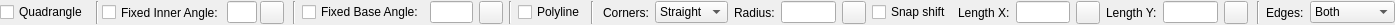
<?xml version="1.0" encoding="UTF-8"?>
<ui version="4.0">
 <class>LC_Rectangle3PointsOptions</class>
 <widget class="QWidget" name="LC_Rectangle3PointsOptions">
  <property name="geometry">
   <rect>
    <x>0</x>
    <y>0</y>
    <width>1395</width>
    <height>24</height>
   </rect>
  </property>
  <property name="windowTitle">
   <string>Form</string>
  </property>
  <layout class="QGridLayout" name="gridLayout">
   <property name="leftMargin">
    <number>0</number>
   </property>
   <property name="topMargin">
    <number>1</number>
   </property>
   <property name="rightMargin">
    <number>0</number>
   </property>
   <property name="bottomMargin">
    <number>1</number>
   </property>
   <item row="1" column="8">
    <widget class="QCheckBox" name="cbPolyline">
     <property name="toolTip">
      <string>If checked, the shape will be created as polyline. </string>
     </property>
     <property name="text">
      <string>Polyline</string>
     </property>
    </widget>
   </item>
   <item row="1" column="9">
    <widget class="Line" name="line_2">
     <property name="orientation">
      <enum>Qt::Vertical</enum>
     </property>
    </widget>
   </item>
   <item row="1" column="11">
    <widget class="Line" name="line_5">
     <property name="orientation">
      <enum>Qt::Vertical</enum>
     </property>
    </widget>
   </item>
   <item row="1" column="1">
    <widget class="QFrame" name="frmQuad">
     <property name="frameShape">
      <enum>QFrame::NoFrame</enum>
     </property>
     <property name="frameShadow">
      <enum>QFrame::Raised</enum>
     </property>
     <layout class="QGridLayout" name="gridLayout_3">
      <property name="leftMargin">
       <number>2</number>
      </property>
      <property name="topMargin">
       <number>0</number>
      </property>
      <property name="rightMargin">
       <number>3</number>
      </property>
      <property name="bottomMargin">
       <number>0</number>
      </property>
      <property name="horizontalSpacing">
       <number>3</number>
      </property>
      <item row="0" column="2">
       <widget class="QCheckBox" name="cbFixedInnerAngle">
        <property name="sizePolicy">
         <sizepolicy hsizetype="Preferred" vsizetype="Preferred">
          <horstretch>0</horstretch>
          <verstretch>0</verstretch>
         </sizepolicy>
        </property>
        <property name="toolTip">
         <string>If checked, inner angle of quadrangle will be fixed to specified value.</string>
        </property>
        <property name="text">
         <string>Fixed Inner Angle:</string>
        </property>
       </widget>
      </item>
      <item row="0" column="1">
       <widget class="Line" name="line_3">
        <property name="orientation">
         <enum>Qt::Vertical</enum>
        </property>
       </widget>
      </item>
      <item row="0" column="3">
       <widget class="QLineEdit" name="leInnerAngle">
        <property name="sizePolicy">
         <sizepolicy hsizetype="Preferred" vsizetype="Fixed">
          <horstretch>0</horstretch>
          <verstretch>0</verstretch>
         </sizepolicy>
        </property>
        <property name="minimumSize">
         <size>
          <width>30</width>
          <height>0</height>
         </size>
        </property>
        <property name="maximumSize">
         <size>
          <width>40</width>
          <height>16777215</height>
         </size>
        </property>
        <property name="toolTip">
         <string>Inner angle of quadrangle.</string>
        </property>
       </widget>
      </item>
      <item row="0" column="4">
       <widget class="QToolButton" name="tbPickAngleInner">
        <property name="toolTip">
         <string>Pick inner angle of quadrangle from drawing.</string>
        </property>
        <property name="text">
         <string/>
        </property>
        <property name="icon">
         <iconset resource="../../../../res/icons/icons.qrc">
          <normaloff>:/icons/interactive_pick_angle.lci</normaloff>:/icons/interactive_pick_angle.lci</iconset>
        </property>
       </widget>
      </item>
     </layout>
    </widget>
   </item>
   <item row="1" column="7">
    <widget class="Line" name="line_4">
     <property name="orientation">
      <enum>Qt::Vertical</enum>
     </property>
    </widget>
   </item>
   <item row="1" column="12">
    <widget class="QLabel" name="lblEdges">
     <property name="text">
      <string>Edges:</string>
     </property>
    </widget>
   </item>
   <item row="1" column="4">
    <widget class="QCheckBox" name="chkFixedBaseAngle">
     <property name="toolTip">
      <string>If checked, rectangle will be rotated to specified base angle.  Otherwise, base angle will be defined by angle between first and second points of rectangle.</string>
     </property>
     <property name="text">
      <string>Fixed Base Angle:</string>
     </property>
    </widget>
   </item>
   <item row="1" column="5">
    <widget class="QLineEdit" name="leAngle">
     <property name="sizePolicy">
      <sizepolicy hsizetype="Preferred" vsizetype="Fixed">
       <horstretch>0</horstretch>
       <verstretch>0</verstretch>
      </sizepolicy>
     </property>
     <property name="minimumSize">
      <size>
       <width>30</width>
       <height>0</height>
      </size>
     </property>
     <property name="maximumSize">
      <size>
       <width>60</width>
       <height>16777215</height>
      </size>
     </property>
     <property name="toolTip">
      <string>Base angle of rectangle. </string>
     </property>
    </widget>
   </item>
   <item row="1" column="0">
    <widget class="QCheckBox" name="cbQuadrangle">
     <property name="toolTip">
      <string>If checked, quadrangle will be created instead of rectangle.</string>
     </property>
     <property name="text">
      <string>Quadrangle</string>
     </property>
    </widget>
   </item>
   <item row="1" column="3">
    <widget class="Line" name="line">
     <property name="orientation">
      <enum>Qt::Vertical</enum>
     </property>
    </widget>
   </item>
   <item row="1" column="14">
    <spacer name="horizontalSpacer">
     <property name="orientation">
      <enum>Qt::Horizontal</enum>
     </property>
     <property name="sizeType">
      <enum>QSizePolicy::Expanding</enum>
     </property>
     <property name="sizeHint" stdset="0">
      <size>
       <width>0</width>
       <height>20</height>
      </size>
     </property>
    </spacer>
   </item>
   <item row="1" column="10">
    <widget class="QFrame" name="frmRectSettings">
     <property name="frameShape">
      <enum>QFrame::NoFrame</enum>
     </property>
     <property name="frameShadow">
      <enum>QFrame::Raised</enum>
     </property>
     <layout class="QGridLayout" name="gridLayout_2">
      <property name="leftMargin">
       <number>3</number>
      </property>
      <property name="topMargin">
       <number>0</number>
      </property>
      <property name="rightMargin">
       <number>3</number>
      </property>
      <property name="bottomMargin">
       <number>0</number>
      </property>
      <item row="0" column="5">
       <widget class="QCheckBox" name="cbSnapRadiusCenter">
        <property name="toolTip">
         <string>If checked, specifies that snap points should be shifted by radius of corners.</string>
        </property>
        <property name="text">
         <string>Snap shift</string>
        </property>
       </widget>
      </item>
      <item row="0" column="9">
       <widget class="QLabel" name="lblLenY">
        <property name="text">
         <string>Length Y:</string>
        </property>
       </widget>
      </item>
      <item row="0" column="2">
       <widget class="QLabel" name="lblRadius">
        <property name="text">
         <string>Radius:</string>
        </property>
       </widget>
      </item>
      <item row="0" column="7">
       <widget class="QLineEdit" name="leX">
        <property name="sizePolicy">
         <sizepolicy hsizetype="Preferred" vsizetype="Fixed">
          <horstretch>0</horstretch>
          <verstretch>0</verstretch>
         </sizepolicy>
        </property>
        <property name="minimumSize">
         <size>
          <width>30</width>
          <height>0</height>
         </size>
        </property>
        <property name="maximumSize">
         <size>
          <width>60</width>
          <height>16777215</height>
         </size>
        </property>
        <property name="toolTip">
         <string>Length of bevel in X direction.</string>
        </property>
       </widget>
      </item>
      <item row="0" column="10">
       <widget class="QLineEdit" name="leLenY">
        <property name="sizePolicy">
         <sizepolicy hsizetype="Preferred" vsizetype="Fixed">
          <horstretch>0</horstretch>
          <verstretch>0</verstretch>
         </sizepolicy>
        </property>
        <property name="minimumSize">
         <size>
          <width>30</width>
          <height>0</height>
         </size>
        </property>
        <property name="maximumSize">
         <size>
          <width>60</width>
          <height>16777215</height>
         </size>
        </property>
        <property name="toolTip">
         <string>Length of bevel in Y direction. </string>
        </property>
       </widget>
      </item>
      <item row="0" column="6">
       <widget class="QLabel" name="lblX">
        <property name="text">
         <string>Length X:</string>
        </property>
       </widget>
      </item>
      <item row="0" column="3">
       <widget class="QLineEdit" name="leRadius">
        <property name="sizePolicy">
         <sizepolicy hsizetype="Preferred" vsizetype="Fixed">
          <horstretch>0</horstretch>
          <verstretch>0</verstretch>
         </sizepolicy>
        </property>
        <property name="minimumSize">
         <size>
          <width>30</width>
          <height>0</height>
         </size>
        </property>
        <property name="maximumSize">
         <size>
          <width>60</width>
          <height>16777215</height>
         </size>
        </property>
        <property name="toolTip">
         <string>Radius of rounded corners.</string>
        </property>
       </widget>
      </item>
      <item row="0" column="4">
       <widget class="QToolButton" name="tbPickRadius">
        <property name="toolTip">
         <string>Pick radius of rounded corners from drawing.</string>
        </property>
        <property name="text">
         <string/>
        </property>
        <property name="icon">
         <iconset resource="../../../../res/icons/icons.qrc">
          <normaloff>:/icons/interactive_pick_distance.lci</normaloff>:/icons/interactive_pick_distance.lci</iconset>
        </property>
       </widget>
      </item>
      <item row="0" column="1">
       <widget class="QComboBox" name="cbCorners">
        <property name="toolTip">
         <string>Defines how corners should be drawn for rectangle. </string>
        </property>
        <item>
         <property name="text">
          <string>Straight</string>
         </property>
        </item>
        <item>
         <property name="text">
          <string>Round</string>
         </property>
        </item>
        <item>
         <property name="text">
          <string>Bevel</string>
         </property>
        </item>
       </widget>
      </item>
      <item row="0" column="0">
       <widget class="QLabel" name="label">
        <property name="text">
         <string>Corners:</string>
        </property>
       </widget>
      </item>
      <item row="0" column="8">
       <widget class="QToolButton" name="tbPickLengthX">
        <property name="toolTip">
         <string>Pick length of bevel in X direction from drawing.</string>
        </property>
        <property name="text">
         <string/>
        </property>
        <property name="icon">
         <iconset resource="../../../../res/icons/icons.qrc">
          <normaloff>:/icons/interactive_pick_distance.lci</normaloff>:/icons/interactive_pick_distance.lci</iconset>
        </property>
       </widget>
      </item>
      <item row="0" column="11">
       <widget class="QToolButton" name="tbPickLengthY">
        <property name="toolTip">
         <string>Pick length of bevel in Y direction from drawing.</string>
        </property>
        <property name="text">
         <string/>
        </property>
        <property name="icon">
         <iconset resource="../../../../res/icons/icons.qrc">
          <normaloff>:/icons/interactive_pick_distance.lci</normaloff>:/icons/interactive_pick_distance.lci</iconset>
        </property>
       </widget>
      </item>
     </layout>
    </widget>
   </item>
   <item row="1" column="13">
    <widget class="QComboBox" name="cbEdges">
     <property name="toolTip">
      <string>Defines which edges of rectangle should be drawn (so it is possible to create just two parallel lines instead of rectangle)</string>
     </property>
     <item>
      <property name="text">
       <string>Both</string>
      </property>
     </item>
     <item>
      <property name="text">
       <string>Vertical</string>
      </property>
     </item>
     <item>
      <property name="text">
       <string>Horizontal</string>
      </property>
     </item>
    </widget>
   </item>
   <item row="1" column="6">
    <widget class="QToolButton" name="tbPickAngleBase">
     <property name="toolTip">
      <string>Pick base angle of rectangle from drawing</string>
     </property>
     <property name="text">
      <string/>
     </property>
     <property name="icon">
      <iconset resource="../../../../res/icons/icons.qrc">
       <normaloff>:/icons/interactive_pick_angle.lci</normaloff>:/icons/interactive_pick_angle.lci</iconset>
     </property>
    </widget>
   </item>
  </layout>
 </widget>
 <resources>
  <include location="../../../../res/icons/icons.qrc"/>
 </resources>
 <connections/>
</ui>
